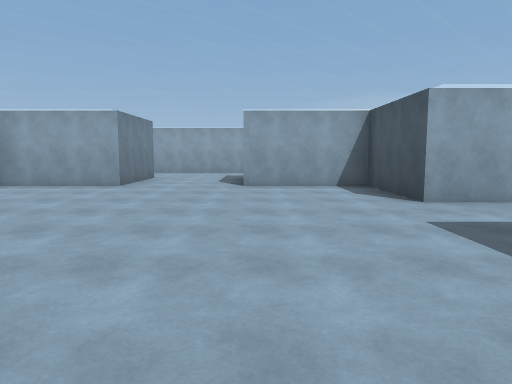
view 1 (above)

18 first-person views from a walk through a scene from a Unity 3-D project. The camera is 1.3 m above the floor, tilts 6° down and sees 70° across. The floor is counted in squares, 2 m on a side. Each view is taken from the middle of a square. On the plan, view 1 faces up. The plan holds only what a view shows up to about 11 squares ahead; the rest is blank. The place goes on beyond the plan. The player character is not drawn. Surface patterns are stand-ins for the level's own textures.

view 2
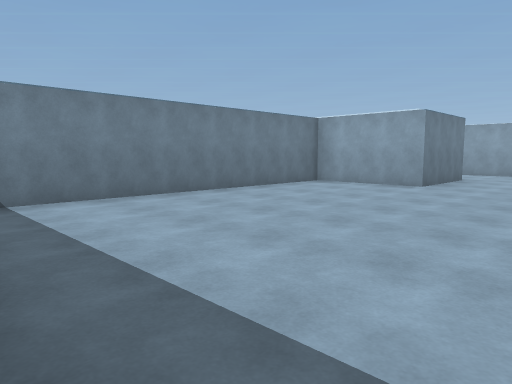

view 3
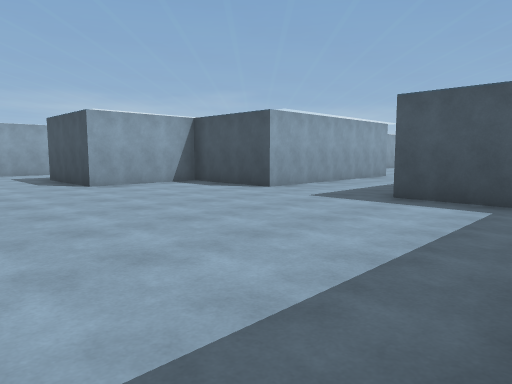

view 4
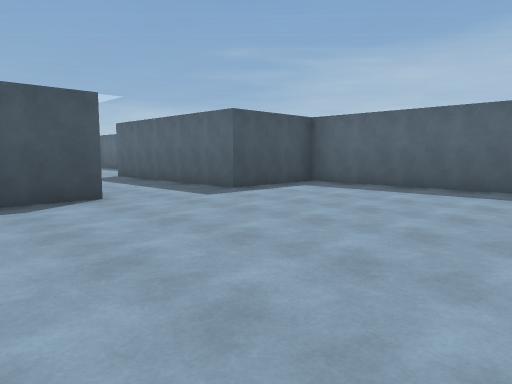

view 5
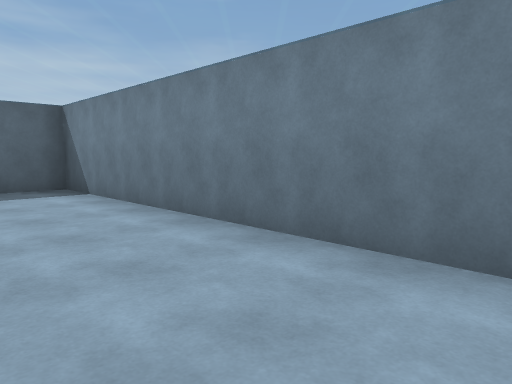

view 6
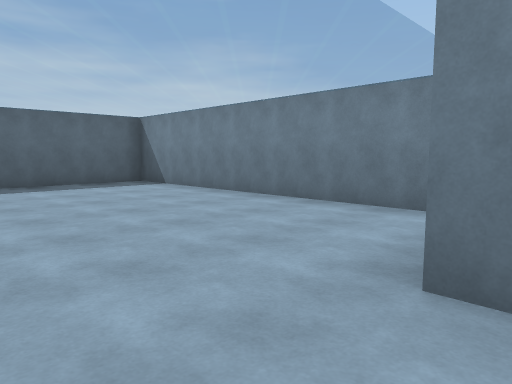

view 7
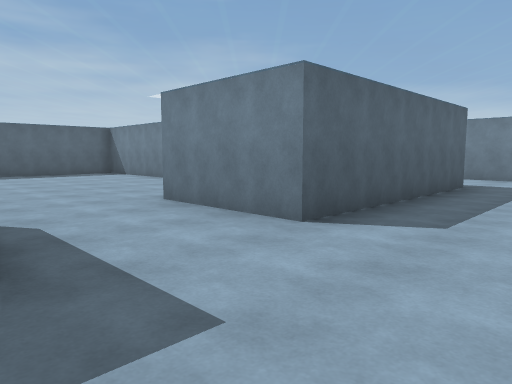

view 8
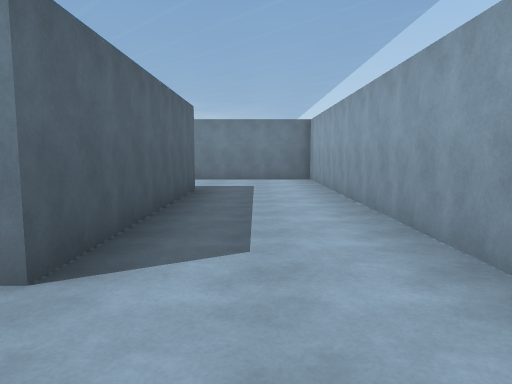

view 9
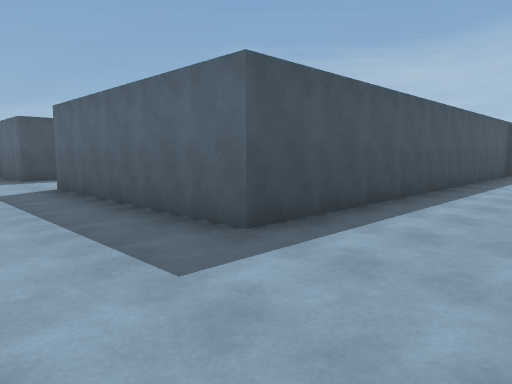

view 10
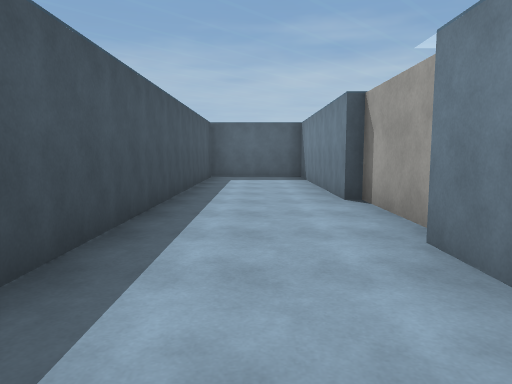

view 11
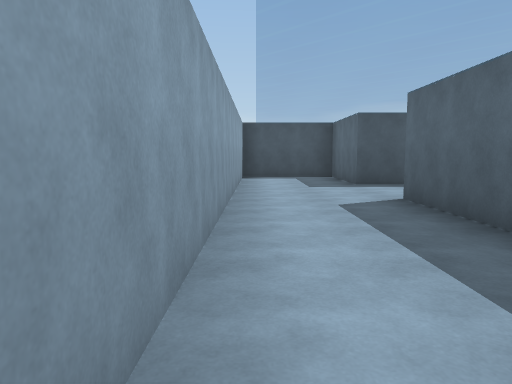

view 12
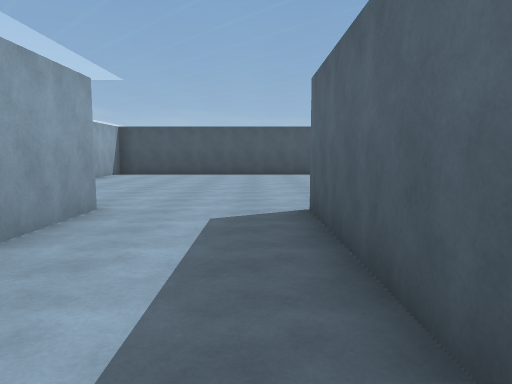

view 13
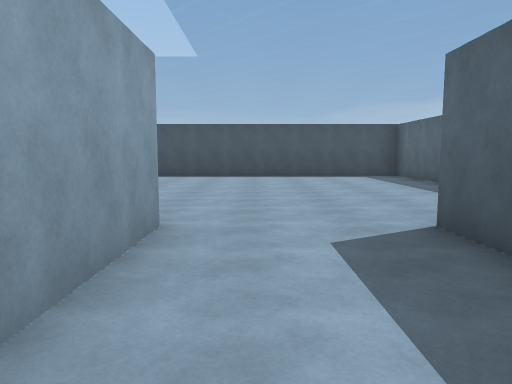

view 14
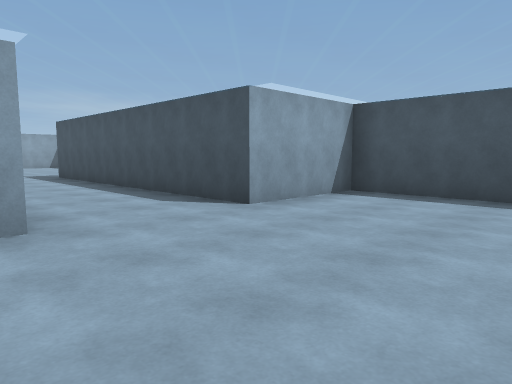

view 15
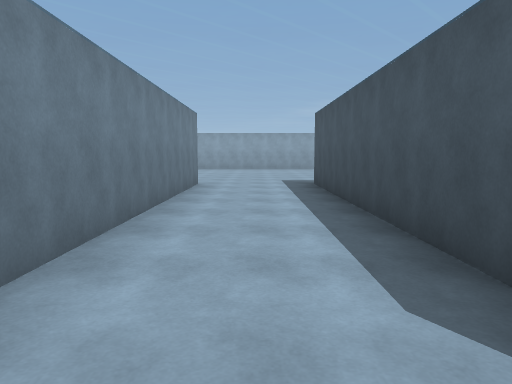

view 16
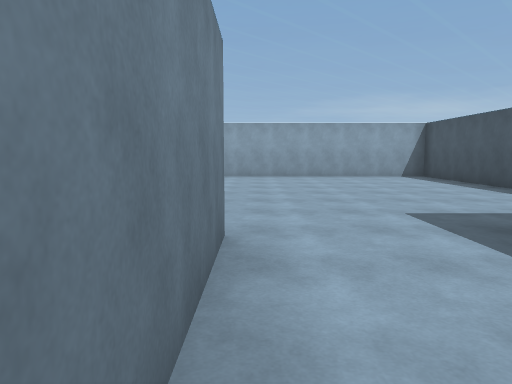

view 17
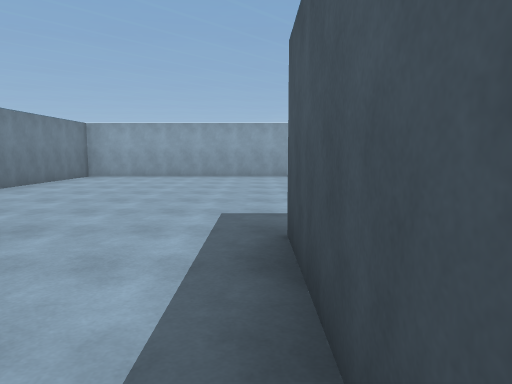

view 18
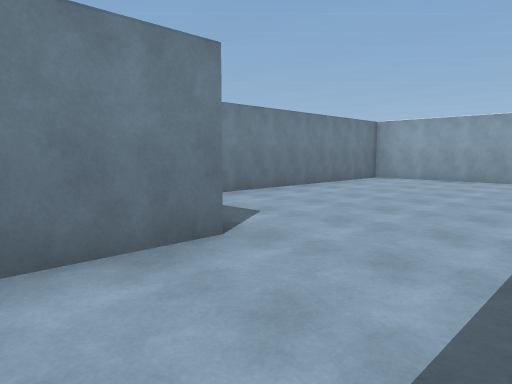

### Floor plan
Points are (right, up) in squares from view 1. A wall is a line through its corners. A room is listed if a view was taken in it or the views show most of it. See-through windows are left out.
Room 1 (views 1, 2, 3, 4, 5, 12, 13)
walls: (-2.8, 7.4) (-5.3, 7.4) (-5.3, -0.1) (-4.9, -0.1); (2.3, -0.1) (2.3, 2.4) (7.2, 2.4); (7.4, 4.9) (2.3, 4.9) (2.3, 7.4) (-0.3, 7.4)
ways out: opening at (-1.5, 8.5) to room 2; opening at (8, 3.5) to room 3
Room 2 (views 6, 7, 8, 9, 10, 11)
walls: (-10.5, 6.9) (-10.5, 4.8); (-0.3, 7.4) (-0.3, 9.9) (2.3, 9.9) (2.3, 12.4); (-10.3, 4.9) (-10.3, 0); (1.9, 12.4) (-10.3, 12.4) (-10.3, 7.2); (-7.8, -0.1) (-7.8, 9.9) (-2.8, 9.9) (-2.8, 7.4)
ways out: opening at (-1.5, 8.5) to room 1
Room 3 (views 14, 15, 16, 17, 18)
walls: (9.8, 14.9) (9.8, 8.8); (14.8, 18.8) (14.8, 22.4) (7.3, 22.4) (7.3, 16.9); (13.9, -0.1) (14.8, -0.1) (14.8, 7.4) (12.3, 7.4) (12.3, 14.9)
ways out: opening at (8, 3.5) to room 1

Positions as (right, up) in squares from view 1, and headings:
1: (0, 0), facing up
2: (0, 0), facing up-left
3: (-3, 0), facing up-right
4: (-3, 7), facing down-right
5: (-3, 7), facing down-left
6: (-1, 8), facing down-left
7: (0, 12), facing down-left
8: (-1, 11), facing left
9: (-10, 12), facing down-right
10: (-9, 10), facing down
11: (-8, 12), facing right
12: (3, 3), facing right
13: (4, 4), facing right
14: (9, 4), facing up-right
15: (11, 7), facing up
16: (10, 12), facing up
17: (12, 12), facing up
18: (12, 13), facing up-left
